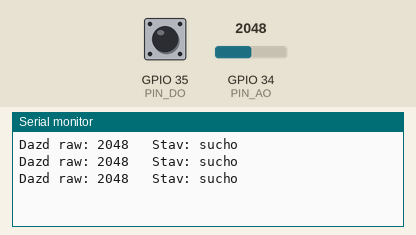
Simulated run of this sketch. Board: ESP32. Parts: the last lines printed to the serial monitor. Inputs (shaded band) come from the test bench; at power-on: GPIO 34 (PIN_AO) = 2048, GPIO 35 (PIN_DO) HIGH.

Above: at 1.3 s.
1.4 s: GPIO 34 (PIN_AO) set to 1048
At 1.9 s:
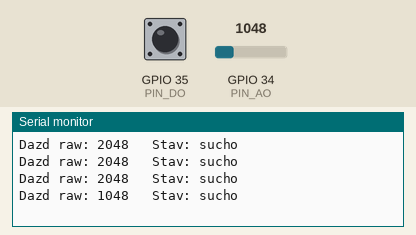
2.9 s: GPIO 34 (PIN_AO) set to 954
At 3.4 s:
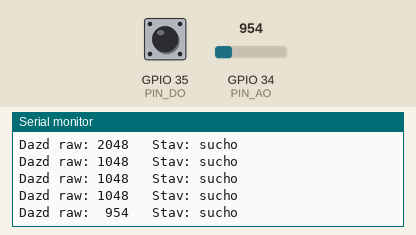

Measured:
- the behaviour switches between 1000 and 999 on GPIO 34 (PIN_AO) (found by bisection; images 1 and 2)
- after the input at 1.4 s, the serial monitor: prints a new line after 0.10 s (image 1)
- after the input at 2.9 s, the serial monitor: prints a new line after 0.10 s (image 2)

The sketch:

senzor_rain.ino
```cpp
// Program každú pol sekundu prečíta dažďový senzor MH-RD: analógovú hodnotu (mieru zvlhnutia platničky) a digitálny stav mokro/sucho.
// Hodnota nie je v mm zrážok, je to len surové číslo 0–4095 (čím menšie, tým mokrejšie).

const int PIN_AO = 34;
const int PIN_DO = 35;

void setup() {
  Serial.begin(115200);
  pinMode(PIN_DO, INPUT);
}

void loop() {
  int raw = analogRead(PIN_AO);
  bool mokro = digitalRead(PIN_DO) == LOW;

  Serial.printf("Dazd raw: %4d   Stav: %s\n", raw, mokro ? "MOKRO" : "sucho");
  delay(500);
}
```
